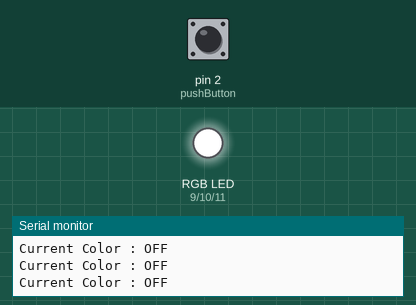
Bench run of a sketch on a simulated Arduino Uno, built with avr-gcc and run on an emulated ATmega328P. On the bench: an RGB LED mixed from three pins (HIGH = lit), the last lines printed to the serial monitor. Inputs (shaded band) come from the test bench; at power-on: pin 2 (pushButton) HIGH.

Above: at 1.2 s.
1.3 s: pin 2 (pushButton) pulled LOW for 0.15 s
At 1.6 s:
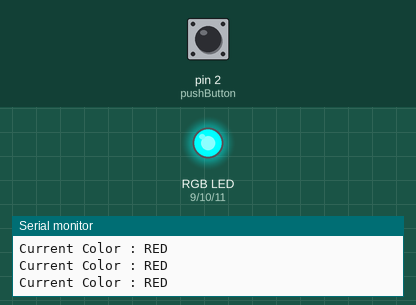
2.9 s: pin 2 (pushButton) pulled LOW for 1 s
At 3.8 s:
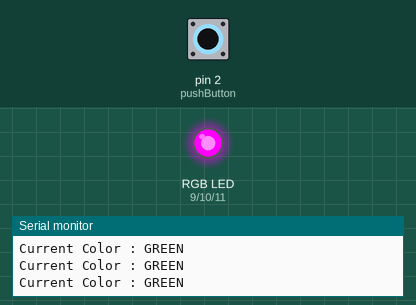
5.4 s: pin 2 (pushButton) pulled LOW for 0.15 s
At 6.1 s:
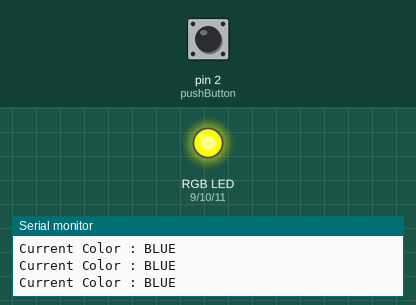
7.0 s: pin 2 (pushButton) pulled LOW for 3.2 s
At 7.4 s:
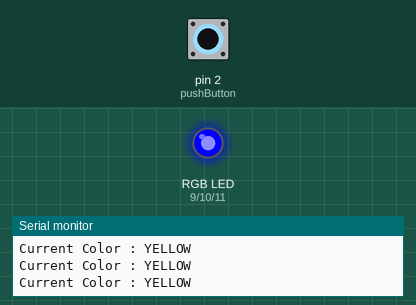
11.7 s: pin 2 (pushButton) pulled LOW for 0.15 s
At 12.9 s:
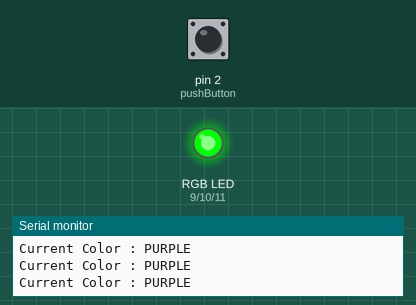
13.3 s: pin 2 (pushButton) pulled LOW for 1 s
At 14.3 s:
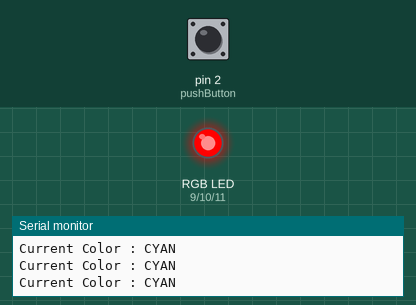
Timing chart, 0 to 16.3 s (numbered marks = the images above; inputs shaded):
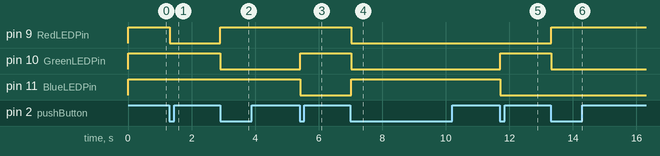

Measured:
- after the input at 1.3 s, pin 9 (RedLEDPin): HIGH → LOW at once
- after the input at 2.9 s, pin 9 (RedLEDPin): LOW → HIGH at once; pin 10 (GreenLEDPin): HIGH → LOW at once
- after the input at 5.4 s, pin 10 (GreenLEDPin): LOW → HIGH at once; pin 11 (BlueLEDPin): HIGH → LOW at once
- after the input at 7.0 s, pin 9 (RedLEDPin), pin 10 (GreenLEDPin): HIGH → LOW at once; pin 11 (BlueLEDPin): LOW → HIGH at once
- after the input at 11.7 s, pin 10 (GreenLEDPin): LOW → HIGH at once; pin 11 (BlueLEDPin): HIGH → LOW at once
- after the input at 13.3 s, pin 9 (RedLEDPin): LOW → HIGH at once; pin 10 (GreenLEDPin): HIGH → LOW at once

The sketch:

DisplayColorState.ino
```cpp
/*Yury Ereshchenko 114012010
This codes controls the RGB light
It cycles the colors of RedLEDPin, GreenLEDPin, BlueLEDPin, yellow, pink, turquoise and white


09/24/2025

*/


//Setup Arduino pins
const int RedLEDPin = 9;
const int GreenLEDPin = 10;
const int BlueLEDPin = 11;

const int pushButton = 2;
int pushButtonState = 0;
int ledCounter= 0;

bool buttonPressed = false;

String currentColor = "OFF";

// the setup function runs once when you press reset or power the board
void setup() {

  Serial.begin(9600);

  pinMode(RedLEDPin, OUTPUT);
  pinMode(GreenLEDPin, OUTPUT);
  pinMode(BlueLEDPin, OUTPUT);

  pinMode(pushButton, INPUT);
}


// the loop function runs over and over again forever
void loop() {

  Serial.print("Current Color : ");
  Serial.println(currentColor);


  pushButtonState = digitalRead(pushButton);
  //Inverse the state becuase module gives the opposite
  if (pushButtonState == LOW) {
    pushButtonState = HIGH;
  }
  else if (pushButtonState == HIGH) {
    pushButtonState = LOW;
  }

  if (pushButtonState == HIGH && !buttonPressed) {
    ledCounter++;
    buttonPressed = true;
    delay(5);
  }
  else if (pushButtonState == LOW && buttonPressed){
    buttonPressed = false;
    delay(5);
  }

  //OFF
  if (ledCounter == 0){
    TurnColorOFF(RedLEDPin);
    TurnColorOFF(GreenLEDPin);
    TurnColorOFF(BlueLEDPin);
    currentColor = "OFF";
  }

  //RED
  if (ledCounter == 1){
    TurnColorON(RedLEDPin);
    TurnColorOFF(GreenLEDPin);
    TurnColorOFF(BlueLEDPin);
    currentColor = "RED";
  }

  //GREEN
  else if (ledCounter == 2){
    TurnColorOFF(RedLEDPin);
    TurnColorON(GreenLEDPin);
    TurnColorOFF(BlueLEDPin);
    currentColor = "GREEN";
  }

  //BLUE
  else if (ledCounter == 3){
    TurnColorOFF(RedLEDPin);
    TurnColorOFF(GreenLEDPin);
    TurnColorON(BlueLEDPin);
    currentColor = "BLUE";
  }

  //YELLOW
  else if (ledCounter == 4){
  TurnColorON(RedLEDPin);
  TurnColorON(GreenLEDPin);
  TurnColorOFF(BlueLEDPin);
  currentColor = ("YELLOW");
  }

  //PURPLE
  else if (ledCounter == 5){
  TurnColorON(RedLEDPin);
  TurnColorOFF(GreenLEDPin);
  TurnColorON(BlueLEDPin);
  currentColor = "PURPLE";
  }

  //CYAN
  else if (ledCounter == 6){
  TurnColorOFF(RedLEDPin);
  TurnColorON(GreenLEDPin);
  TurnColorON(BlueLEDPin);
  currentColor = "CYAN";
  }

  //WHITE
  else if (ledCounter == 7){
    TurnColorON(RedLEDPin);
    TurnColorON(GreenLEDPin);
    TurnColorON(BlueLEDPin);
    currentColor = "WHITE";
  }

  else if (ledCounter == 8){
    ledCounter= 0;
  }


}

void TurnColorON(int color) {
  digitalWrite(color, LOW);  // turn the led (HIGH is the voltage level)
}

void TurnColorOFF(int color) {
  digitalWrite(color, HIGH);  // turn the led (HIGH is the voltage level)
}
```
